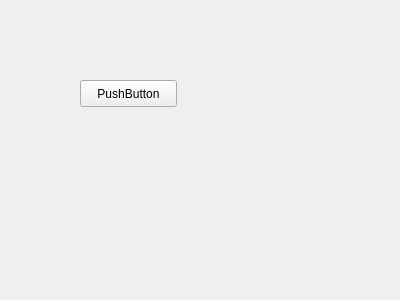
<?xml version="1.0" encoding="UTF-8"?>
<ui version="4.0">
 <class>Widget</class>
 <widget class="QWidget" name="Widget">
  <property name="geometry">
   <rect>
    <x>0</x>
    <y>0</y>
    <width>400</width>
    <height>300</height>
   </rect>
  </property>
  <property name="windowTitle">
   <string>Widget</string>
  </property>
  <widget class="QPushButton" name="pushButton">
   <property name="geometry">
    <rect>
     <x>80</x>
     <y>80</y>
     <width>97</width>
     <height>27</height>
    </rect>
   </property>
   <property name="text">
    <string>PushButton</string>
   </property>
  </widget>
 </widget>
 <layoutdefault spacing="6" margin="11"/>
 <resources/>
 <connections/>
</ui>
